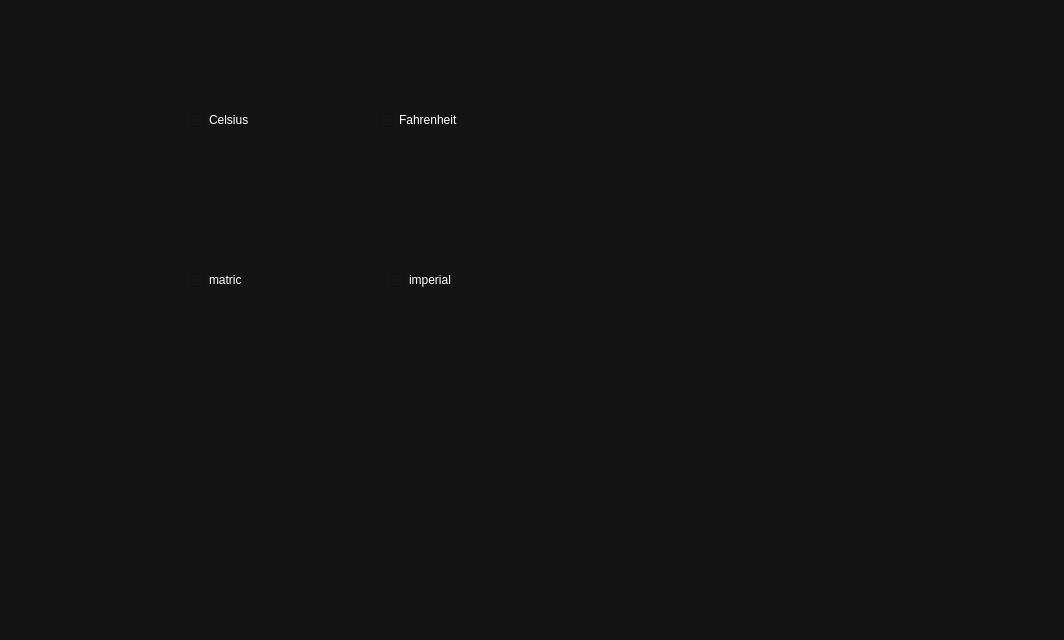
<?xml version="1.0" encoding="UTF-8"?>
<ui version="4.0">
 <class>Setting</class>
 <widget class="QDialog" name="Setting">
  <property name="geometry">
   <rect>
    <x>0</x>
    <y>0</y>
    <width>1064</width>
    <height>640</height>
   </rect>
  </property>
  <property name="minimumSize">
   <size>
    <width>1064</width>
    <height>640</height>
   </size>
  </property>
  <property name="windowTitle">
   <string>Dialog</string>
  </property>
  <property name="styleSheet">
   <string notr="true">background-color: rgb(20, 20, 20);</string>
  </property>
  <widget class="QFrame" name="Left">
   <property name="geometry">
    <rect>
     <x>4</x>
     <y>10</y>
     <width>100</width>
     <height>616</height>
    </rect>
   </property>
   <property name="maximumSize">
    <size>
     <width>100</width>
     <height>16777215</height>
    </size>
   </property>
   <property name="frameShape">
    <enum>QFrame::NoFrame</enum>
   </property>
   <property name="frameShadow">
    <enum>QFrame::Raised</enum>
   </property>
   <widget class="QPushButton" name="Home_button">
    <property name="geometry">
     <rect>
      <x>20</x>
      <y>50</y>
      <width>81</width>
      <height>81</height>
     </rect>
    </property>
    <property name="minimumSize">
     <size>
      <width>50</width>
      <height>50</height>
     </size>
    </property>
    <property name="font">
     <font>
      <family>Arial</family>
     </font>
    </property>
    <property name="cursor">
     <cursorShape>OpenHandCursor</cursorShape>
    </property>
    <property name="toolTip">
     <string>access for interactive map</string>
    </property>
    <property name="layoutDirection">
     <enum>Qt::LeftToRight</enum>
    </property>
    <property name="autoFillBackground">
     <bool>false</bool>
    </property>
    <property name="text">
     <string/>
    </property>
    <property name="icon">
     <iconset>
      <normaloff>../Icons/Home.png</normaloff>../Icons/Home.png</iconset>
    </property>
    <property name="iconSize">
     <size>
      <width>60</width>
      <height>60</height>
     </size>
    </property>
    <property name="flat">
     <bool>true</bool>
    </property>
   </widget>
   <widget class="QPushButton" name="Setting_button">
    <property name="geometry">
     <rect>
      <x>30</x>
      <y>210</y>
      <width>61</width>
      <height>51</height>
     </rect>
    </property>
    <property name="minimumSize">
     <size>
      <width>50</width>
      <height>50</height>
     </size>
    </property>
    <property name="font">
     <font>
      <family>Arial</family>
     </font>
    </property>
    <property name="cursor">
     <cursorShape>OpenHandCursor</cursorShape>
    </property>
    <property name="toolTip">
     <string>access for interactive map</string>
    </property>
    <property name="layoutDirection">
     <enum>Qt::LeftToRight</enum>
    </property>
    <property name="autoFillBackground">
     <bool>false</bool>
    </property>
    <property name="text">
     <string/>
    </property>
    <property name="icon">
     <iconset>
      <normaloff>../Icons/settings.png</normaloff>../Icons/settings.png</iconset>
    </property>
    <property name="iconSize">
     <size>
      <width>25</width>
      <height>25</height>
     </size>
    </property>
    <property name="flat">
     <bool>true</bool>
    </property>
   </widget>
   <widget class="QPushButton" name="Dashboard_button">
    <property name="geometry">
     <rect>
      <x>30</x>
      <y>150</y>
      <width>63</width>
      <height>50</height>
     </rect>
    </property>
    <property name="minimumSize">
     <size>
      <width>50</width>
      <height>50</height>
     </size>
    </property>
    <property name="font">
     <font>
      <family>Arial</family>
     </font>
    </property>
    <property name="cursor">
     <cursorShape>OpenHandCursor</cursorShape>
    </property>
    <property name="toolTip">
     <string>access for interactive map</string>
    </property>
    <property name="layoutDirection">
     <enum>Qt::LeftToRight</enum>
    </property>
    <property name="autoFillBackground">
     <bool>false</bool>
    </property>
    <property name="styleSheet">
     <string notr="true">color: rgb(255, 255, 255);</string>
    </property>
    <property name="text">
     <string/>
    </property>
    <property name="icon">
     <iconset>
      <normaloff>../Icons/dashboard.png</normaloff>../Icons/dashboard.png</iconset>
    </property>
    <property name="iconSize">
     <size>
      <width>30</width>
      <height>30</height>
     </size>
    </property>
    <property name="flat">
     <bool>true</bool>
    </property>
   </widget>
  </widget>
  <widget class="QFrame" name="Middle">
   <property name="geometry">
    <rect>
     <x>120</x>
     <y>10</y>
     <width>460</width>
     <height>616</height>
    </rect>
   </property>
   <property name="maximumSize">
    <size>
     <width>475</width>
     <height>16777215</height>
    </size>
   </property>
   <widget class="QCheckBox" name="celsius_checkBox">
    <property name="geometry">
     <rect>
      <x>70</x>
      <y>100</y>
      <width>85</width>
      <height>20</height>
     </rect>
    </property>
    <property name="cursor">
     <cursorShape>PointingHandCursor</cursorShape>
    </property>
    <property name="styleSheet">
     <string notr="true">color: rgb(255, 255, 255);</string>
    </property>
    <property name="text">
     <string>Celsius</string>
    </property>
   </widget>
   <widget class="QCheckBox" name="fahrenheit_checkBox">
    <property name="geometry">
     <rect>
      <x>260</x>
      <y>100</y>
      <width>85</width>
      <height>20</height>
     </rect>
    </property>
    <property name="cursor">
     <cursorShape>PointingHandCursor</cursorShape>
    </property>
    <property name="styleSheet">
     <string notr="true">color: rgb(255, 255, 255);</string>
    </property>
    <property name="text">
     <string>Fahrenheit</string>
    </property>
   </widget>
   <widget class="QCheckBox" name="matric_checkBox">
    <property name="geometry">
     <rect>
      <x>70</x>
      <y>260</y>
      <width>85</width>
      <height>20</height>
     </rect>
    </property>
    <property name="cursor">
     <cursorShape>PointingHandCursor</cursorShape>
    </property>
    <property name="styleSheet">
     <string notr="true">color: rgb(255, 255, 255);</string>
    </property>
    <property name="text">
     <string>matric</string>
    </property>
   </widget>
   <widget class="QCheckBox" name="imperial_checkBox">
    <property name="geometry">
     <rect>
      <x>270</x>
      <y>260</y>
      <width>85</width>
      <height>20</height>
     </rect>
    </property>
    <property name="cursor">
     <cursorShape>PointingHandCursor</cursorShape>
    </property>
    <property name="styleSheet">
     <string notr="true">color: rgb(255, 255, 255);</string>
    </property>
    <property name="text">
     <string>imperial</string>
    </property>
   </widget>
  </widget>
 </widget>
 <resources/>
 <connections/>
</ui>
